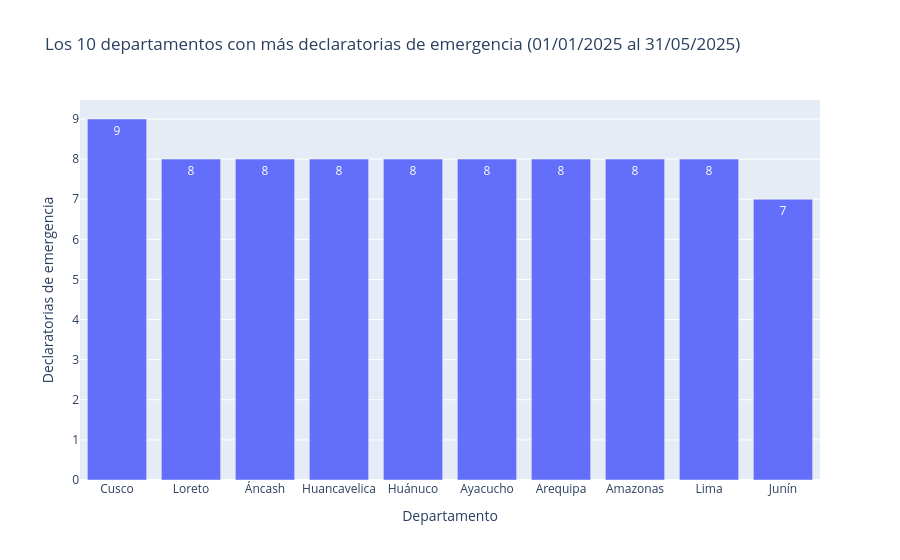

Notebook source saved alongside this figure:
### Code cell
top10 = tabla_final.sort_values(
    ["declaratorias", "lluvia_total_mm"], ascending=False
).head(10)

fig_barras = px.bar(
    top10,
    x="departamento",
    y="declaratorias",
    text="declaratorias",
    title="Los 10 departamentos con más declaratorias de emergencia (01/01/2025 al 31/05/2025)",
    labels={
        "departamento": "Departamento",
        "declaratorias": "Declaratorias de emergencia",
    },
)
fig_barras.show()

### Figure 1 — Plotly figure (JSON) as saved in the notebook; plotly's stock layout.template omitted (floating-point values rounded to 4 significant figures)
{"data": [{"hovertemplate": "Departamento=%{x}<br>Declaratorias de emergencia=%{text}<extra></extra>", "legendgroup": "", "marker": {"color": "#636efa", "pattern": {"shape": ""}}, "name": "", "orientation": "v", "showlegend": false, "text": [9.0, 8.0, 8.0, 8.0, 8.0, 8.0, 8.0, 8.0, 8.0, 7.0], "textposition": "auto", "type": "bar", "x": ["Cusco", "Loreto", "Áncash", "Huancavelica", "Huánuco", "Ayacucho", "Arequipa", "Amazonas", "Lima", "Junín"], "xaxis": "x", "y": [9, 8, 8, 8, 8, 8, 8, 8, 8, 7], "yaxis": "y"}], "layout": {"barmode": "relative", "legend": {"tracegroupgap": 0}, "title": {"text": "Los 10 departamentos con más declaratorias de emergencia (01/01/2025 al 31/05/2025)"}, "xaxis": {"anchor": "y", "domain": [0, 1], "title": {"text": "Departamento"}}, "yaxis": {"anchor": "x", "domain": [0, 1], "title": {"text": "Declaratorias de emergencia"}}}}
